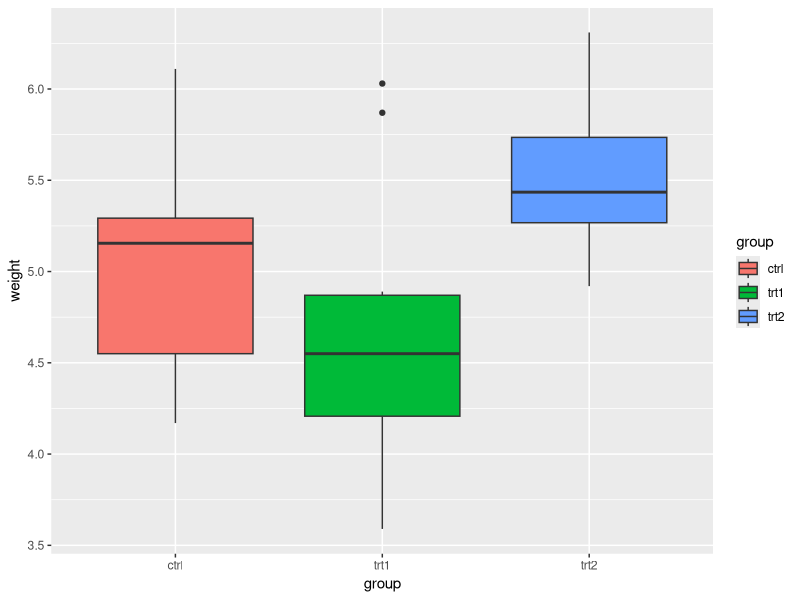
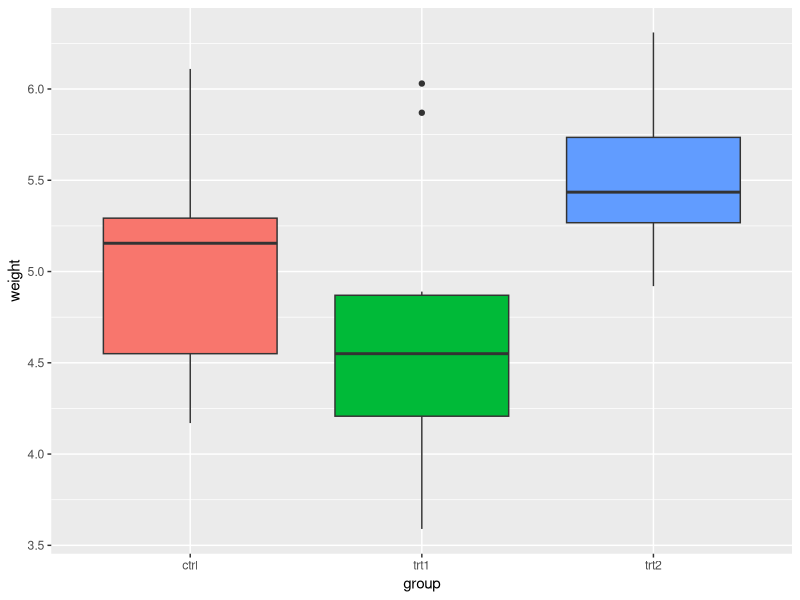
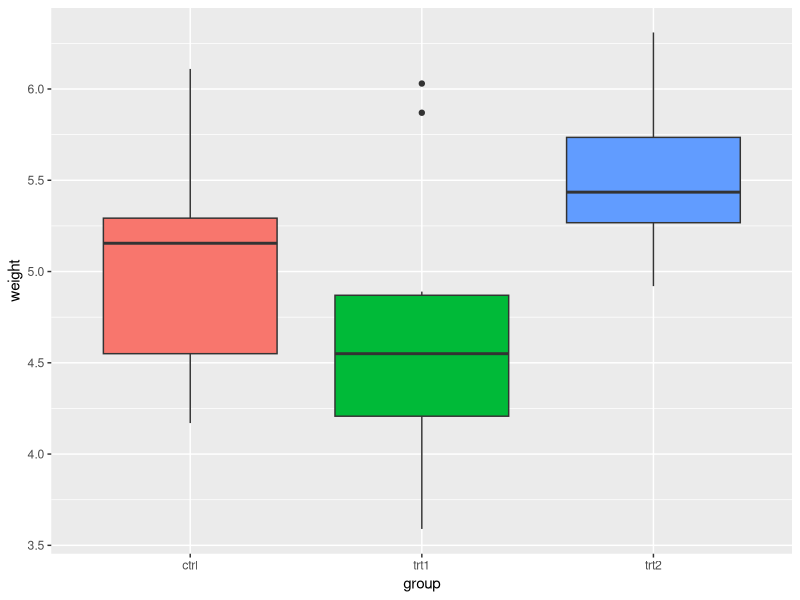
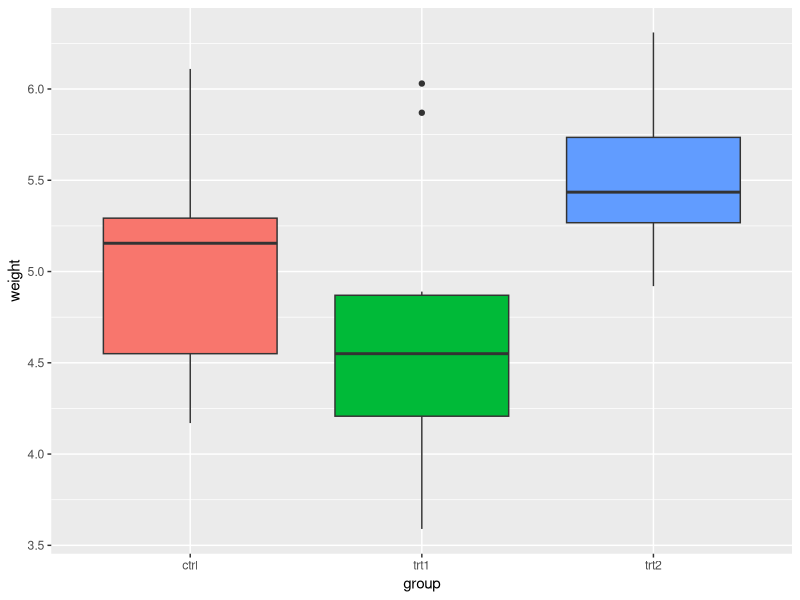
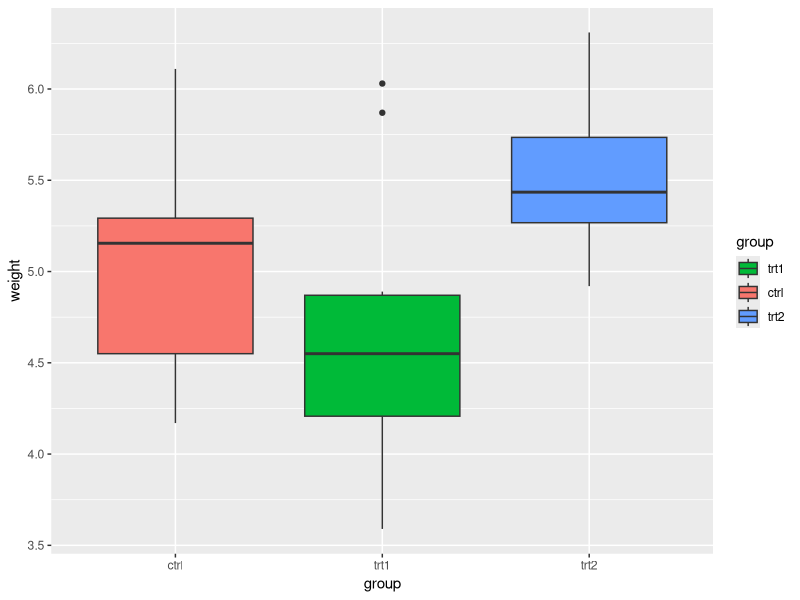
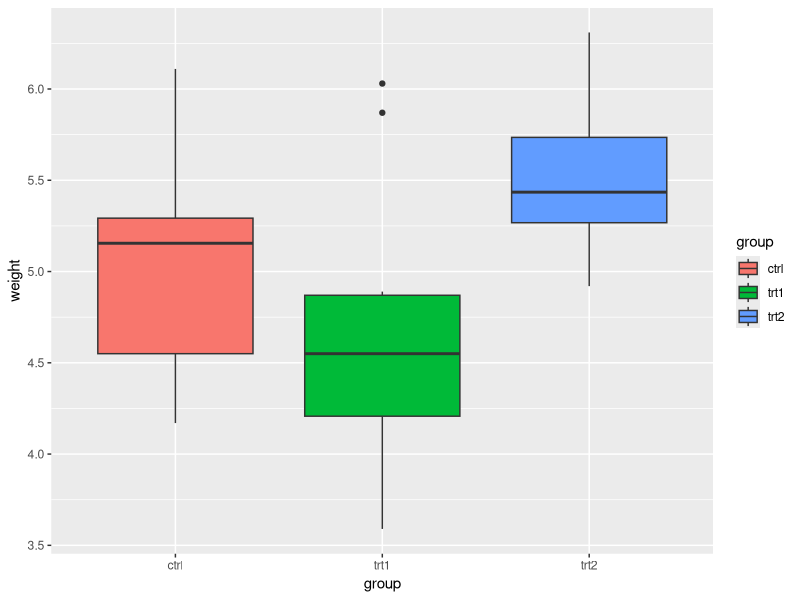
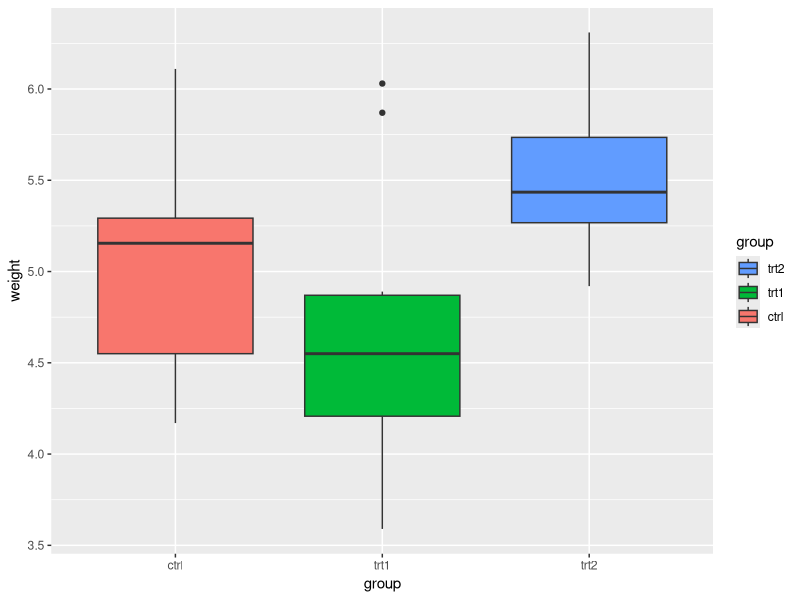
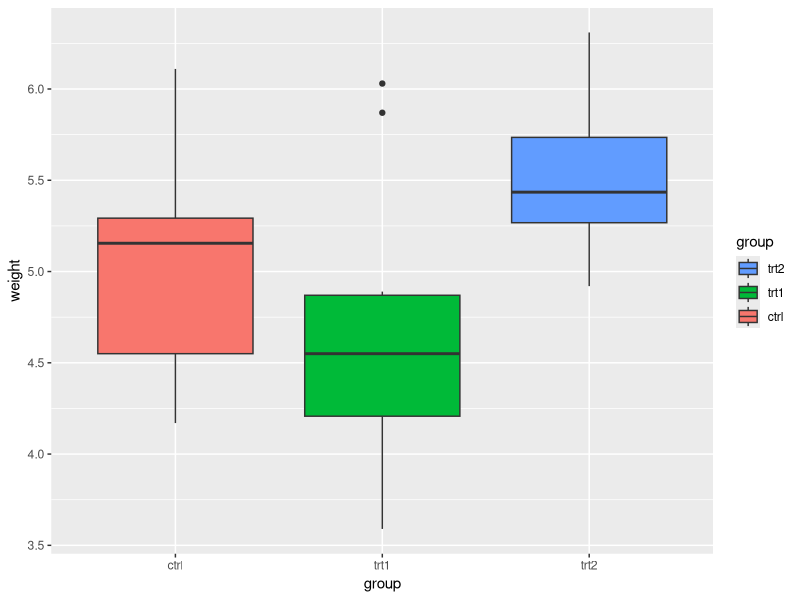

Source code (R) for these figures, in order:
## ---- chunk 1
knitr::opts_chunk$set(
  collapse = TRUE, 
  out.width = "60%", out.height = "60%",
  fig.retina = 2
)
## ---- chunk 2
library(ggplot2)
# boxplot simples
bp <- ggplot(data=PlantGrowth, aes(x=group, y=weight, fill=group)) + geom_boxplot()
bp
## ---- chunk 3
# aqui definimos fill = FALSE, porque é o atributo do gráfico que relacionamos 
# a alguma variável.
bp + guides(fill = FALSE)

# também é possível remover a legenda por meio da escala de cores
# aqui também usamos o scale_fill_discrete, porque associamos fill
# a uma variável anteriormente.
bp + scale_fill_discrete(guide = F)
## ---- chunk 4
# o comando a seguir remove todas as legendas, não importa o atributo que ela
# esteja representando.
bp + theme(legend.position="none")
## ---- chunk 5
bp + scale_fill_discrete(breaks=c("trt1","ctrl","trt2"))
bp
## ---- chunk 6
bp + guides(fill = guide_legend(reverse=TRUE))
bp + scale_fill_discrete(guide = guide_legend(reverse=TRUE))
## ---- chunk 7
# Remove o título apenas da legenda do preenchimento (fill)
bp + guides(fill=guide_legend(title=NULL))

# Remove o título de todas as legendas
bp + theme(legend.title=element_blank())
## ---- chunk 8
# usamos scale_fill_discrete porque não queremos alterar as cores padrão,
# mas queremos que cada fator esteja associado a uma cor de tom diferente.
# mudamos aqui os rótulos e o título da legenda.
bp + scale_fill_discrete(name="Experimental\nCondition",
                         breaks=c("ctrl", "trt1", "trt2"),
                         labels=c("Control", "Treatment 1", "Treatment 2"))


# usamos scale_fill_manual porque queremos alterar as cores padrão.
# aqui escolhemos as cores da escala hexadecimal.
bp + scale_fill_manual(values=c("#999999", "#E69F00", "#56B4E9"), 
                       name="Experimental\nCondition",
                       breaks=c("ctrl", "trt1", "trt2"),
                       labels=c("Control", "Treatment 1", "Treatment 2"))
## ---- chunk 9
# Mudando a aparência do título
bp + theme(legend.title = element_text(colour="blue", size=16, face="bold"))
## ---- chunk 10
# Mudando a aparência dos rótulos
bp + theme(legend.text = element_text(colour="blue", size = 16, face = "bold"))
## ---- chunk 11
bp + theme(legend.position="top")
## ---- chunk 12
bp + theme(legend.position=c(.5, .5))
